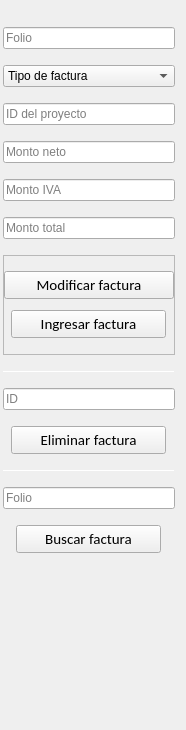
                <widget class="QWidget" name="scrollAreaWidgetContents_3">
                 <property name="geometry">
                  <rect>
                   <x>0</x>
                   <y>0</y>
                   <width>184</width>
                   <height>730</height>
                  </rect>
                 </property>
                 <layout class="QVBoxLayout" name="verticalLayout_18">
                  <property name="spacing">
                   <number>0</number>
                  </property>
                  <property name="leftMargin">
                   <number>3</number>
                  </property>
                  <property name="topMargin">
                   <number>11</number>
                  </property>
                  <property name="rightMargin">
                   <number>11</number>
                  </property>
                  <property name="bottomMargin">
                   <number>155</number>
                  </property>
                  <item>
                   <widget class="QLineEdit" name="lineEdit_3">
                    <property name="placeholderText">
                     <string>Folio</string>
                    </property>
                   </widget>
                  </item>
                  <item>
                   <widget class="QComboBox" name="comboBox_6">
                    <property name="currentText">
                     <string>Tipo de factura</string>
                    </property>
                    <item>
                     <property name="text">
                      <string>Tipo de factura</string>
                     </property>
                    </item>
                   </widget>
                  </item>
                  <item>
                   <widget class="QLineEdit" name="lineEdit_6">
                    <property name="placeholderText">
                     <string>ID del proyecto</string>
                    </property>
                   </widget>
                  </item>
                  <item>
                   <widget class="QLineEdit" name="lineEdit_4">
                    <property name="placeholderText">
                     <string>Monto neto</string>
                    </property>
                   </widget>
                  </item>
                  <item>
                   <widget class="QLineEdit" name="lineEdit_5">
                    <property name="placeholderText">
                     <string>Monto IVA</string>
                    </property>
                   </widget>
                  </item>
                  <item>
                   <widget class="QLineEdit" name="lineEdit_7">
                    <property name="placeholderText">
                     <string>Monto total</string>
                    </property>
                   </widget>
                  </item>
                  <item alignment="Qt::AlignHCenter">
                   <widget class="QFrame" name="frame_8">
                    <property name="minimumSize">
                     <size>
                      <width>0</width>
                      <height>0</height>
                     </size>
                    </property>
                    <property name="maximumSize">
                     <size>
                      <width>16777215</width>
                      <height>100</height>
                     </size>
                    </property>
                    <property name="frameShape">
                     <enum>QFrame::StyledPanel</enum>
                    </property>
                    <property name="frameShadow">
                     <enum>QFrame::Raised</enum>
                    </property>
                    <layout class="QVBoxLayout" name="verticalLayout_25">
                     <property name="leftMargin">
                      <number>0</number>
                     </property>
                     <property name="topMargin">
                      <number>10</number>
                     </property>
                     <property name="rightMargin">
                      <number>0</number>
                     </property>
                     <property name="bottomMargin">
                      <number>10</number>
                     </property>
                     <item alignment="Qt::AlignHCenter">
                      <widget class="QPushButton" name="modificar_factBtn">
                       <property name="minimumSize">
                        <size>
                         <width>170</width>
                         <height>0</height>
                        </size>
                       </property>
                       <property name="font">
                        <font>
                         <family>Calibri</family>
                         <pointsize>11</pointsize>
                        </font>
                       </property>
                       <property name="cursor">
                        <cursorShape>PointingHandCursor</cursorShape>
                       </property>
                       <property name="text">
                        <string>Modificar factura</string>
                       </property>
                       <property name="icon">
                        <iconset resource="Source.qrc">
                         <normaloff>:/newPrefix/ICONS/actualizar-flecha.png</normaloff>:/newPrefix/ICONS/actualizar-flecha.png</iconset>
                       </property>
                      </widget>
                     </item>
                     <item alignment="Qt::AlignHCenter">
                      <widget class="QPushButton" name="insertar_factBtn">
                       <property name="minimumSize">
                        <size>
                         <width>155</width>
                         <height>0</height>
                        </size>
                       </property>
                       <property name="font">
                        <font>
                         <family>Calibri</family>
                         <pointsize>11</pointsize>
                        </font>
                       </property>
                       <property name="cursor">
                        <cursorShape>PointingHandCursor</cursorShape>
                       </property>
                       <property name="text">
                        <string>Ingresar factura</string>
                       </property>
                       <property name="icon">
                        <iconset resource="Source.qrc">
                         <normaloff>:/newPrefix/ICONS/layer-plus.png</normaloff>:/newPrefix/ICONS/layer-plus.png</iconset>
                       </property>
                      </widget>
                     </item>
                    </layout>
                   </widget>
                  </item>
                  <item>
                   <widget class="Line" name="line_3">
                    <property name="minimumSize">
                     <size>
                      <width>0</width>
                      <height>0</height>
                     </size>
                    </property>
                    <property name="maximumSize">
                     <size>
                      <width>16777215</width>
                      <height>1</height>
                     </size>
                    </property>
                    <property name="orientation">
                     <enum>Qt::Horizontal</enum>
                    </property>
                   </widget>
                  </item>
                  <item>
                   <widget class="QLineEdit" name="lineEdit_8">
                    <property name="placeholderText">
                     <string>ID</string>
                    </property>
                   </widget>
                  </item>
                  <item alignment="Qt::AlignHCenter">
                   <widget class="QPushButton" name="eliminar_factBtn">
                    <property name="minimumSize">
                     <size>
                      <width>155</width>
                      <height>0</height>
                     </size>
                    </property>
                    <property name="font">
                     <font>
                      <family>Calibri</family>
                      <pointsize>11</pointsize>
                     </font>
                    </property>
                    <property name="cursor">
                     <cursorShape>PointingHandCursor</cursorShape>
                    </property>
                    <property name="text">
                     <string>Eliminar factura</string>
                    </property>
                    <property name="icon">
                     <iconset resource="Source.qrc">
                      <normaloff>:/newPrefix/ICONS/eliminar.png</normaloff>:/newPrefix/ICONS/eliminar.png</iconset>
                    </property>
                   </widget>
                  </item>
                  <item>
                   <widget class="Line" name="line_4">
                    <property name="maximumSize">
                     <size>
                      <width>16777215</width>
                      <height>1</height>
                     </size>
                    </property>
                    <property name="orientation">
                     <enum>Qt::Horizontal</enum>
                    </property>
                   </widget>
                  </item>
                  <item>
                   <widget class="QLineEdit" name="lineEdit_9">
                    <property name="placeholderText">
                     <string>Folio</string>
                    </property>
                   </widget>
                  </item>
                  <item alignment="Qt::AlignHCenter">
                   <widget class="QPushButton" name="buscar_factBtn">
                    <property name="minimumSize">
                     <size>
                      <width>145</width>
                      <height>0</height>
                     </size>
                    </property>
                    <property name="font">
                     <font>
                      <family>Calibri</family>
                      <pointsize>11</pointsize>
                     </font>
                    </property>
                    <property name="cursor">
                     <cursorShape>PointingHandCursor</cursorShape>
                    </property>
                    <property name="text">
                     <string>Buscar factura</string>
                    </property>
                    <property name="icon">
                     <iconset resource="Source.qrc">
                      <normaloff>:/newPrefix/ICONS/Buscar.png</normaloff>:/newPrefix/ICONS/Buscar.png</iconset>
                    </property>
                   </widget>
                  </item>
                 </layout>
                </widget>
